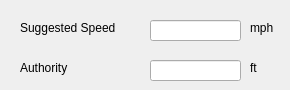
      <widget class="QWidget" name="train1">
       <attribute name="title">
        <string>Train 1</string>
       </attribute>
       <widget class="QLabel" name="indTrainSuggestedSpeedLabel">
        <property name="geometry">
         <rect>
          <x>20</x>
          <y>20</y>
          <width>101</width>
          <height>16</height>
         </rect>
        </property>
        <property name="text">
         <string>Suggested Speed</string>
        </property>
       </widget>
       <widget class="QLabel" name="indTrainAuthorityLabel">
        <property name="geometry">
         <rect>
          <x>20</x>
          <y>60</y>
          <width>71</width>
          <height>16</height>
         </rect>
        </property>
        <property name="text">
         <string>Authority</string>
        </property>
       </widget>
       <widget class="QLineEdit" name="indTrainSuggestedSpeedDisplay">
        <property name="geometry">
         <rect>
          <x>150</x>
          <y>20</y>
          <width>91</width>
          <height>21</height>
         </rect>
        </property>
       </widget>
       <widget class="QLineEdit" name="indTrainAuthorityDisplay">
        <property name="geometry">
         <rect>
          <x>150</x>
          <y>60</y>
          <width>91</width>
          <height>21</height>
         </rect>
        </property>
       </widget>
       <widget class="QLabel" name="mphUnitLabel">
        <property name="geometry">
         <rect>
          <x>250</x>
          <y>20</y>
          <width>31</width>
          <height>16</height>
         </rect>
        </property>
        <property name="text">
         <string>mph</string>
        </property>
       </widget>
       <widget class="QLabel" name="ftUnitLabel">
        <property name="geometry">
         <rect>
          <x>250</x>
          <y>60</y>
          <width>21</width>
          <height>16</height>
         </rect>
        </property>
        <property name="text">
         <string>ft</string>
        </property>
       </widget>
      </widget>
